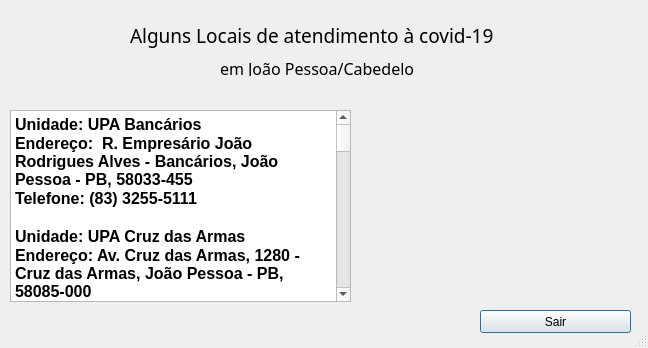
<?xml version="1.0" encoding="UTF-8"?>
<ui version="4.0">
 <class>JPCovid</class>
 <widget class="QDialog" name="JPCovid">
  <property name="geometry">
   <rect>
    <x>0</x>
    <y>0</y>
    <width>648</width>
    <height>348</height>
   </rect>
  </property>
  <property name="windowTitle">
   <string>Dialog</string>
  </property>
  <property name="sizeGripEnabled">
   <bool>true</bool>
  </property>
  <widget class="QTextBrowser" name="textBrowser">
   <property name="geometry">
    <rect>
     <x>10</x>
     <y>110</y>
     <width>341</width>
     <height>192</height>
    </rect>
   </property>
   <property name="html">
    <string>&lt;!DOCTYPE HTML PUBLIC &quot;-//W3C//DTD HTML 4.0//EN&quot; &quot;http://www.w3.org/TR/REC-html40/strict.dtd&quot;&gt;
&lt;html&gt;&lt;head&gt;&lt;meta name=&quot;qrichtext&quot; content=&quot;1&quot; /&gt;&lt;style type=&quot;text/css&quot;&gt;
p, li { white-space: pre-wrap; }
&lt;/style&gt;&lt;/head&gt;&lt;body style=&quot; font-family:'MS Shell Dlg 2'; font-size:8.25pt; font-weight:400; font-style:normal;&quot;&gt;
&lt;p style=&quot; margin-top:0px; margin-bottom:0px; margin-left:0px; margin-right:0px; -qt-block-indent:0; text-indent:0px;&quot;&gt;&lt;span style=&quot; font-size:12pt; font-weight:600; color:#000000;&quot;&gt;Unidade: UPA Bancários&lt;/span&gt;&lt;/p&gt;
&lt;p style=&quot; margin-top:0px; margin-bottom:0px; margin-left:0px; margin-right:0px; -qt-block-indent:0; text-indent:0px;&quot;&gt;&lt;span style=&quot; font-size:12pt; font-weight:600; color:#000000;&quot;&gt;Endereço: &lt;/span&gt;&lt;span style=&quot; font-family:'arial','sans-serif'; font-size:12pt; font-weight:600; color:#000000; background-color:#ffffff;&quot;&gt; R. Empresário João Rodrigues Alves - Bancários, João Pessoa - PB, 58033-455&lt;/span&gt;&lt;/p&gt;
&lt;p style=&quot; margin-top:0px; margin-bottom:0px; margin-left:0px; margin-right:0px; -qt-block-indent:0; text-indent:0px;&quot;&gt;&lt;span style=&quot; font-family:'arial','sans-serif'; font-size:12pt; font-weight:600; color:#000000; background-color:#ffffff;&quot;&gt;Telefone: (83) 3255-5111&lt;/span&gt;&lt;/p&gt;
&lt;p style=&quot;-qt-paragraph-type:empty; margin-top:0px; margin-bottom:0px; margin-left:0px; margin-right:0px; -qt-block-indent:0; text-indent:0px; font-family:'arial','sans-serif'; font-size:12pt; font-weight:600; color:#ffaa00;&quot;&gt;&lt;br /&gt;&lt;/p&gt;
&lt;p style=&quot; margin-top:0px; margin-bottom:0px; margin-left:0px; margin-right:0px; -qt-block-indent:0; text-indent:0px;&quot;&gt;&lt;span style=&quot; font-family:'arial','sans-serif'; font-size:12pt; font-weight:600; color:#000000; background-color:#ffffff;&quot;&gt;Unidade: UPA Cruz das Armas&lt;/span&gt;&lt;/p&gt;
&lt;p style=&quot; margin-top:0px; margin-bottom:0px; margin-left:0px; margin-right:0px; -qt-block-indent:0; text-indent:0px;&quot;&gt;&lt;span style=&quot; font-family:'arial','sans-serif'; font-size:12pt; font-weight:600; color:#000000; background-color:#ffffff;&quot;&gt;Endereço: Av. Cruz das Armas, 1280 - Cruz das Armas, João Pessoa - PB, 58085-000&lt;/span&gt;&lt;/p&gt;
&lt;p style=&quot; margin-top:0px; margin-bottom:0px; margin-left:0px; margin-right:0px; -qt-block-indent:0; text-indent:0px;&quot;&gt;&lt;span style=&quot; font-family:'arial','sans-serif'; font-size:12pt; font-weight:600; color:#000000; background-color:#ffffff;&quot;&gt;Telefone: (83) 3214-3773&lt;/span&gt;&lt;/p&gt;
&lt;p style=&quot;-qt-paragraph-type:empty; margin-top:0px; margin-bottom:0px; margin-left:0px; margin-right:0px; -qt-block-indent:0; text-indent:0px; font-family:'arial','sans-serif'; font-size:12pt; font-weight:600; color:#222222;&quot;&gt;&lt;br /&gt;&lt;/p&gt;
&lt;p style=&quot; margin-top:0px; margin-bottom:0px; margin-left:0px; margin-right:0px; -qt-block-indent:0; text-indent:0px;&quot;&gt;&lt;span style=&quot; font-family:'arial','sans-serif'; font-size:12pt; font-weight:600; color:#000000; background-color:#ffffff;&quot;&gt;Unidade: UPA Oceania&lt;/span&gt;&lt;/p&gt;
&lt;p style=&quot; margin-top:0px; margin-bottom:0px; margin-left:0px; margin-right:0px; -qt-block-indent:0; text-indent:0px;&quot;&gt;&lt;span style=&quot; font-family:'arial','sans-serif'; font-size:12pt; font-weight:600; color:#000000; background-color:#ffffff;&quot;&gt;Endereço: Av. Gov. Flávio Ribeiro Coutinho, 70 - Aeroclube, João Pessoa - PB, 58036-800&lt;/span&gt;&lt;/p&gt;
&lt;p style=&quot; margin-top:0px; margin-bottom:0px; margin-left:0px; margin-right:0px; -qt-block-indent:0; text-indent:0px;&quot;&gt;&lt;span style=&quot; font-family:'arial','sans-serif'; font-size:12pt; font-weight:600; color:#000000; background-color:#ffffff;&quot;&gt;Telefone: (83) 3214-9287&lt;/span&gt;&lt;/p&gt;
&lt;p style=&quot;-qt-paragraph-type:empty; margin-top:0px; margin-bottom:0px; margin-left:0px; margin-right:0px; -qt-block-indent:0; text-indent:0px; font-family:'arial','sans-serif'; font-size:12pt; font-weight:600; color:#222222;&quot;&gt;&lt;br /&gt;&lt;/p&gt;
&lt;p style=&quot; margin-top:0px; margin-bottom:0px; margin-left:0px; margin-right:0px; -qt-block-indent:0; text-indent:0px;&quot;&gt;&lt;span style=&quot; font-family:'arial','sans-serif'; font-size:12pt; font-weight:600; color:#000000; background-color:#ffffff;&quot;&gt;Unidade: UPA Valentina&lt;/span&gt;&lt;/p&gt;
&lt;p style=&quot; margin-top:0px; margin-bottom:0px; margin-left:0px; margin-right:0px; -qt-block-indent:0; text-indent:0px;&quot;&gt;&lt;span style=&quot; font-family:'arial','sans-serif'; font-size:12pt; font-weight:600; color:#000000; background-color:#ffffff;&quot;&gt;Endereço:  R. Estêvão Lopes Galvão, sn - Valentina, João Pessoa - PB, 58064-090&lt;/span&gt;&lt;/p&gt;
&lt;p style=&quot; margin-top:0px; margin-bottom:0px; margin-left:0px; margin-right:0px; -qt-block-indent:0; text-indent:0px;&quot;&gt;&lt;span style=&quot; font-family:'arial','sans-serif'; font-size:12pt; font-weight:600; color:#000000; background-color:#ffffff;&quot;&gt;Telefone: (83) 3237-7068&lt;/span&gt;&lt;/p&gt;
&lt;p style=&quot;-qt-paragraph-type:empty; margin-top:0px; margin-bottom:0px; margin-left:0px; margin-right:0px; -qt-block-indent:0; text-indent:0px; font-family:'arial','sans-serif'; font-size:12pt; font-weight:600; color:#222222;&quot;&gt;&lt;br /&gt;&lt;/p&gt;
&lt;p style=&quot; margin-top:0px; margin-bottom:0px; margin-left:0px; margin-right:0px; -qt-block-indent:0; text-indent:0px;&quot;&gt;&lt;span style=&quot; font-family:'arial','sans-serif'; font-size:12pt; font-weight:600; color:#000000; background-color:#ffffff;&quot;&gt;Unidade: USF São Rafael&lt;/span&gt;&lt;/p&gt;
&lt;p style=&quot; margin-top:0px; margin-bottom:0px; margin-left:0px; margin-right:0px; -qt-block-indent:0; text-indent:0px;&quot;&gt;&lt;span style=&quot; font-family:'arial','sans-serif'; font-size:12pt; font-weight:600; color:#000000; background-color:#ffffff;&quot;&gt;Endereço: R. das Casas Novas, 530 - Castelo Branco, João Pessoa - PB, 58050-701&lt;/span&gt;&lt;/p&gt;
&lt;p style=&quot; margin-top:0px; margin-bottom:0px; margin-left:0px; margin-right:0px; -qt-block-indent:0; text-indent:0px;&quot;&gt;&lt;span style=&quot; font-family:'arial','sans-serif'; font-size:12pt; font-weight:600; color:#000000; background-color:#ffffff;&quot;&gt;Telefone: (83) 3218-9715&lt;/span&gt;&lt;/p&gt;
&lt;p style=&quot;-qt-paragraph-type:empty; margin-top:0px; margin-bottom:0px; margin-left:0px; margin-right:0px; -qt-block-indent:0; text-indent:0px; font-family:'arial','sans-serif'; font-size:12pt; font-weight:600; color:#222222;&quot;&gt;&lt;br /&gt;&lt;/p&gt;
&lt;p style=&quot; margin-top:0px; margin-bottom:0px; margin-left:0px; margin-right:0px; -qt-block-indent:0; text-indent:0px;&quot;&gt;&lt;span style=&quot; font-family:'arial','sans-serif'; font-size:12pt; font-weight:600; color:#000000; background-color:#ffffff;&quot;&gt;Unidade: USF Água Fria&lt;/span&gt;&lt;/p&gt;
&lt;p style=&quot; margin-top:0px; margin-bottom:0px; margin-left:0px; margin-right:0px; -qt-block-indent:0; text-indent:0px;&quot;&gt;&lt;span style=&quot; font-family:'arial','sans-serif'; font-size:12pt; font-weight:600; color:#000000; background-color:#ffffff;&quot;&gt;Endereço: Rua Administrador Idevaldo Veras Barreto, 41 - Jardim Sao Paulo, João Pessoa - PB, 58053-122&lt;/span&gt;&lt;/p&gt;
&lt;p style=&quot; margin-top:0px; margin-bottom:0px; margin-left:0px; margin-right:0px; -qt-block-indent:0; text-indent:0px;&quot;&gt;&lt;span style=&quot; font-family:'arial','sans-serif'; font-size:12pt; font-weight:600; color:#000000; background-color:#ffffff;&quot;&gt;Telefone: (83) 3218-9717&lt;/span&gt;&lt;/p&gt;
&lt;p style=&quot;-qt-paragraph-type:empty; margin-top:0px; margin-bottom:0px; margin-left:0px; margin-right:0px; -qt-block-indent:0; text-indent:0px; font-family:'arial','sans-serif'; font-size:12pt; font-weight:600; color:#222222;&quot;&gt;&lt;br /&gt;&lt;/p&gt;
&lt;p style=&quot; margin-top:0px; margin-bottom:0px; margin-left:0px; margin-right:0px; -qt-block-indent:0; text-indent:0px;&quot;&gt;&lt;span style=&quot; font-family:'arial','sans-serif'; font-size:12pt; font-weight:600; color:#000000; background-color:#ffffff;&quot;&gt;Unidade: USF Bancarios e Aldeia SOS&lt;/span&gt;&lt;/p&gt;
&lt;p style=&quot; margin-top:0px; margin-bottom:0px; margin-left:0px; margin-right:0px; -qt-block-indent:0; text-indent:0px;&quot;&gt;&lt;span style=&quot; font-family:'arial','sans-serif'; font-size:12pt; font-weight:600; color:#000000; background-color:#ffffff;&quot;&gt;Endereço: R. Esmeraldo Gomes Vieira, sn - Bancários, João Pessoa - PB, 58051-650&lt;/span&gt;&lt;/p&gt;
&lt;p style=&quot; margin-top:0px; margin-bottom:0px; margin-left:0px; margin-right:0px; -qt-block-indent:0; text-indent:0px;&quot;&gt;&lt;span style=&quot; font-family:'arial','sans-serif'; font-size:12pt; font-weight:600; color:#000000; background-color:#ffffff;&quot;&gt;Telefone:(83) 3214-5709&lt;/span&gt;&lt;/p&gt;
&lt;p style=&quot;-qt-paragraph-type:empty; margin-top:0px; margin-bottom:0px; margin-left:0px; margin-right:0px; -qt-block-indent:0; text-indent:0px; font-family:'arial','sans-serif'; font-size:12pt; font-weight:600; color:#222222;&quot;&gt;&lt;br /&gt;&lt;/p&gt;
&lt;p style=&quot; margin-top:0px; margin-bottom:0px; margin-left:0px; margin-right:0px; -qt-block-indent:0; text-indent:0px;&quot;&gt;&lt;span style=&quot; font-family:'arial','sans-serif'; font-size:12pt; font-weight:600; color:#222222; background-color:#ffffff;&quot;&gt;Unidade: &lt;/span&gt;&lt;span style=&quot; font-family:'arial','sans-serif-light','sans-serif'; font-size:12pt; font-weight:600; color:rgba(0,0,0,0.866667);&quot;&gt;USF Bessa&lt;/span&gt;&lt;/p&gt;
&lt;p style=&quot; margin-top:0px; margin-bottom:0px; margin-left:0px; margin-right:0px; -qt-block-indent:0; text-indent:0px;&quot;&gt;&lt;span style=&quot; font-family:'arial','sans-serif'; font-size:12pt; font-weight:600; color:#222222; background-color:#ffffff;&quot;&gt;Endereço: R. Napoleão Gomes Varela, 385 - Bessa, João Pessoa - PB, 58035-080&lt;/span&gt;&lt;/p&gt;
&lt;p style=&quot; margin-top:0px; margin-bottom:0px; margin-left:0px; margin-right:0px; -qt-block-indent:0; text-indent:0px;&quot;&gt;&lt;span style=&quot; font-family:'arial','sans-serif'; font-size:12pt; font-weight:600; color:#222222; background-color:#ffffff;&quot;&gt;Telefone:(83) 3218-8002&lt;/span&gt;&lt;/p&gt;
&lt;p style=&quot;-qt-paragraph-type:empty; margin-top:0px; margin-bottom:0px; margin-left:0px; margin-right:0px; -qt-block-indent:0; text-indent:0px; font-family:'arial','sans-serif'; font-size:12pt; font-weight:600; color:#222222;&quot;&gt;&lt;br /&gt;&lt;/p&gt;
&lt;p style=&quot; margin-top:0px; margin-bottom:0px; margin-left:0px; margin-right:0px; -qt-block-indent:0; text-indent:0px;&quot;&gt;&lt;span style=&quot; font-family:'arial','sans-serif'; font-size:12pt; font-weight:600; color:#000000; background-color:#ffffff;&quot;&gt;Unidade: &lt;/span&gt;&lt;span style=&quot; font-family:'arial','sans-serif-light','sans-serif'; font-size:12pt; font-weight:600; color:#000000;&quot;&gt;USF Eucaliptos&lt;/span&gt;&lt;/p&gt;
&lt;p style=&quot; margin-top:0px; margin-bottom:0px; margin-left:0px; margin-right:0px; -qt-block-indent:0; text-indent:0px;&quot;&gt;&lt;span style=&quot; font-family:'arial','sans-serif'; font-size:12pt; font-weight:600; color:#000000; background-color:#ffffff;&quot;&gt;Endereço: R. Euclides Rodrigues Oliveira, sn - Jardim Cidade Universitaria, João Pessoa - PB, 58052-146&lt;/span&gt;&lt;/p&gt;
&lt;p style=&quot; margin-top:0px; margin-bottom:0px; margin-left:0px; margin-right:0px; -qt-block-indent:0; text-indent:0px;&quot;&gt;&lt;span style=&quot; font-family:'arial','sans-serif'; font-size:12pt; font-weight:600; color:#000000; background-color:#ffffff;&quot;&gt;Telefone:(83) 3214-5726&lt;/span&gt;&lt;/p&gt;
&lt;p style=&quot;-qt-paragraph-type:empty; margin-top:0px; margin-bottom:0px; margin-left:0px; margin-right:0px; -qt-block-indent:0; text-indent:0px; font-family:'arial','sans-serif'; font-size:12pt; font-weight:600; color:#222222;&quot;&gt;&lt;br /&gt;&lt;/p&gt;
&lt;p style=&quot; margin-top:0px; margin-bottom:0px; margin-left:0px; margin-right:0px; -qt-block-indent:0; text-indent:0px;&quot;&gt;&lt;span style=&quot; font-family:'arial','sans-serif'; font-size:12pt; font-weight:600; color:#000000; background-color:#ffffff;&quot;&gt;Unidade: &lt;/span&gt;&lt;span style=&quot; font-family:'arial','sans-serif-light','sans-serif'; font-size:12pt; font-weight:600; color:#000000;&quot;&gt;USF - Colibris I&lt;/span&gt;&lt;/p&gt;
&lt;p style=&quot; margin-top:0px; margin-bottom:0px; margin-left:0px; margin-right:0px; -qt-block-indent:0; text-indent:0px;&quot;&gt;&lt;span style=&quot; font-family:'arial','sans-serif'; font-size:12pt; font-weight:600; color:#000000; background-color:#ffffff;&quot;&gt;Endereço: R. José Cândido da Silva, 48 - Cidade dos Colibris, João Pessoa - PB, 58073-324&lt;/span&gt;&lt;/p&gt;
&lt;p style=&quot; margin-top:0px; margin-bottom:0px; margin-left:0px; margin-right:0px; -qt-block-indent:0; text-indent:0px;&quot;&gt;&lt;span style=&quot; font-family:'arial','sans-serif'; font-size:12pt; font-weight:600; color:#000000; background-color:#ffffff;&quot;&gt;Telefone:(83) 3218-9174&lt;/span&gt;&lt;/p&gt;
&lt;p style=&quot;-qt-paragraph-type:empty; margin-top:0px; margin-bottom:0px; margin-left:0px; margin-right:0px; -qt-block-indent:0; text-indent:0px; font-family:'arial','sans-serif'; font-size:12pt; font-weight:600; color:#222222;&quot;&gt;&lt;br /&gt;&lt;/p&gt;
&lt;p style=&quot; margin-top:0px; margin-bottom:0px; margin-left:0px; margin-right:0px; -qt-block-indent:0; text-indent:0px;&quot;&gt;&lt;span style=&quot; font-family:'arial','sans-serif'; font-size:12pt; font-weight:600; color:#000000; background-color:#ffffff;&quot;&gt;Unidade: &lt;/span&gt;&lt;span style=&quot; font-family:'arial','sans-serif-light','sans-serif'; font-size:12pt; font-weight:600; color:#000000;&quot;&gt;USF - Vila Saúde&lt;/span&gt;&lt;/p&gt;
&lt;p style=&quot; margin-top:0px; margin-bottom:0px; margin-left:0px; margin-right:0px; -qt-block-indent:0; text-indent:0px;&quot;&gt;&lt;span style=&quot; font-family:'arial','sans-serif'; font-size:12pt; font-weight:600; color:#000000; background-color:#ffffff;&quot;&gt;Endereço: R. Euclides Rodrigues Oliveira, sn - Jardim Cidade Universitaria, João Pessoa - PB, 58052-146&lt;/span&gt;&lt;/p&gt;
&lt;p style=&quot; margin-top:0px; margin-bottom:0px; margin-left:0px; margin-right:0px; -qt-block-indent:0; text-indent:0px;&quot;&gt;&lt;span style=&quot; font-family:'arial','sans-serif'; font-size:12pt; font-weight:600; color:#000000; background-color:#ffffff;&quot;&gt;Telefone:(83) 3218-9297&lt;/span&gt;&lt;/p&gt;
&lt;p style=&quot;-qt-paragraph-type:empty; margin-top:0px; margin-bottom:0px; margin-left:0px; margin-right:0px; -qt-block-indent:0; text-indent:0px; font-family:'arial','sans-serif'; font-size:12pt; font-weight:600; color:#222222;&quot;&gt;&lt;br /&gt;&lt;/p&gt;
&lt;p style=&quot; margin-top:0px; margin-bottom:0px; margin-left:0px; margin-right:0px; -qt-block-indent:0; text-indent:0px;&quot;&gt;&lt;span style=&quot; font-family:'arial','sans-serif'; font-size:12pt; font-weight:600; color:#000000; background-color:#ffffff;&quot;&gt;Unidade: &lt;/span&gt;&lt;span style=&quot; font-family:'arial','sans-serif-light','sans-serif'; font-size:12pt; font-weight:600; color:#000000;&quot;&gt;USF - Torre I&lt;/span&gt;&lt;/p&gt;
&lt;p style=&quot; margin-top:0px; margin-bottom:0px; margin-left:0px; margin-right:0px; -qt-block-indent:0; text-indent:0px;&quot;&gt;&lt;span style=&quot; font-family:'arial','sans-serif'; font-size:12pt; font-weight:600; color:#000000; background-color:#ffffff;&quot;&gt;Endereço:R. José Severino Massa Spinelli, 835 - Torre, João Pessoa - PB, 58040-500&lt;/span&gt;&lt;/p&gt;
&lt;p style=&quot; margin-top:0px; margin-bottom:0px; margin-left:0px; margin-right:0px; -qt-block-indent:0; text-indent:0px;&quot;&gt;&lt;span style=&quot; font-family:'arial','sans-serif'; font-size:12pt; font-weight:600; color:#000000; background-color:#ffffff;&quot;&gt;Telefone:(83) 3211-6776&lt;/span&gt;&lt;/p&gt;
&lt;p style=&quot;-qt-paragraph-type:empty; margin-top:0px; margin-bottom:0px; margin-left:0px; margin-right:0px; -qt-block-indent:0; text-indent:0px; font-family:'arial','sans-serif'; font-size:12pt; font-weight:600; color:#222222;&quot;&gt;&lt;br /&gt;&lt;/p&gt;
&lt;p style=&quot; margin-top:0px; margin-bottom:0px; margin-left:0px; margin-right:0px; -qt-block-indent:0; text-indent:0px;&quot;&gt;&lt;span style=&quot; font-family:'arial','sans-serif'; font-size:12pt; font-weight:600; color:#000000; background-color:#ffffff;&quot;&gt;Unidade: &lt;/span&gt;&lt;span style=&quot; font-family:'arial','sans-serif-light','sans-serif'; font-size:12pt; font-weight:600; color:#000000;&quot;&gt;USF - Integrada José Américo&lt;/span&gt;&lt;/p&gt;
&lt;p style=&quot; margin-top:0px; margin-bottom:0px; margin-left:0px; margin-right:0px; -qt-block-indent:0; text-indent:0px;&quot;&gt;&lt;span style=&quot; font-family:'arial','sans-serif'; font-size:12pt; font-weight:600; color:#000000; background-color:#ffffff;&quot;&gt;Endereço: R. Oselmar de Castro Barreto, sn - José Américo de Almeida, João Pessoa - PB, 58073-455&lt;/span&gt;&lt;/p&gt;
&lt;p style=&quot; margin-top:0px; margin-bottom:0px; margin-left:0px; margin-right:0px; -qt-block-indent:0; text-indent:0px;&quot;&gt;&lt;span style=&quot; font-family:'arial','sans-serif'; font-size:12pt; font-weight:600; color:#000000; background-color:#ffffff;&quot;&gt;Telefone:(83) 3218-9078&lt;/span&gt;&lt;/p&gt;
&lt;p style=&quot;-qt-paragraph-type:empty; margin-top:0px; margin-bottom:0px; margin-left:0px; margin-right:0px; -qt-block-indent:0; text-indent:0px; font-family:'arial','sans-serif'; font-size:12pt; font-weight:600; color:#222222;&quot;&gt;&lt;br /&gt;&lt;/p&gt;
&lt;p style=&quot; margin-top:0px; margin-bottom:0px; margin-left:0px; margin-right:0px; -qt-block-indent:0; text-indent:0px;&quot;&gt;&lt;span style=&quot; font-family:'arial','sans-serif'; font-size:12pt; font-weight:600; color:#000000; background-color:#ffffff;&quot;&gt;Unidade: &lt;/span&gt;&lt;span style=&quot; font-family:'arial','sans-serif-light','sans-serif'; font-size:12pt; font-weight:600; color:#000000;&quot;&gt;USF - Santa Clara&lt;/span&gt;&lt;/p&gt;
&lt;p style=&quot; margin-top:0px; margin-bottom:0px; margin-left:0px; margin-right:0px; -qt-block-indent:0; text-indent:0px;&quot;&gt;&lt;span style=&quot; font-family:'arial','sans-serif'; font-size:12pt; font-weight:600; color:#000000; background-color:#ffffff;&quot;&gt;Endereço: R. Maria Linhares Pordeus - Conj. Pres. Castelo Branco II, João Pessoa - PB, 58050-680&lt;/span&gt;&lt;/p&gt;
&lt;p style=&quot; margin-top:0px; margin-bottom:0px; margin-left:0px; margin-right:0px; -qt-block-indent:0; text-indent:0px;&quot;&gt;&lt;span style=&quot; font-family:'arial','sans-serif'; font-size:12pt; font-weight:600; color:#000000; background-color:#ffffff;&quot;&gt;Telefone: (83) 3211-6757&lt;/span&gt;&lt;/p&gt;
&lt;p style=&quot;-qt-paragraph-type:empty; margin-top:0px; margin-bottom:0px; margin-left:0px; margin-right:0px; -qt-block-indent:0; text-indent:0px; font-family:'arial','sans-serif'; font-size:12pt; font-weight:600; color:#222222;&quot;&gt;&lt;br /&gt;&lt;/p&gt;
&lt;p style=&quot; margin-top:0px; margin-bottom:0px; margin-left:0px; margin-right:0px; -qt-block-indent:0; text-indent:0px;&quot;&gt;&lt;span style=&quot; font-family:'arial','sans-serif'; font-size:12pt; font-weight:600; color:#000000; background-color:#ffffff;&quot;&gt;Unidade: &lt;/span&gt;&lt;span style=&quot; font-family:'arial','sans-serif-light','sans-serif'; font-size:12pt; font-weight:600; color:#000000;&quot;&gt;USF - Santa Clara&lt;/span&gt;&lt;/p&gt;
&lt;p style=&quot; margin-top:0px; margin-bottom:0px; margin-left:0px; margin-right:0px; -qt-block-indent:0; text-indent:0px;&quot;&gt;&lt;span style=&quot; font-family:'arial','sans-serif'; font-size:12pt; font-weight:600; color:#000000; background-color:#ffffff;&quot;&gt;Endereço: R. Vicente Jardim, 160 - Tambiá, João Pessoa - PB, 58020-770&lt;/span&gt;&lt;/p&gt;
&lt;p style=&quot; margin-top:0px; margin-bottom:0px; margin-left:0px; margin-right:0px; -qt-block-indent:0; text-indent:0px;&quot;&gt;&lt;span style=&quot; font-family:'arial','sans-serif'; font-size:12pt; font-weight:600; color:#000000; background-color:#ffffff;&quot;&gt;Telefone: (83) 3218-9874&lt;/span&gt;&lt;/p&gt;&lt;/body&gt;&lt;/html&gt;</string>
   </property>
  </widget>
  <widget class="QLabel" name="label">
   <property name="geometry">
    <rect>
     <x>130</x>
     <y>20</y>
     <width>371</width>
     <height>31</height>
    </rect>
   </property>
   <property name="font">
    <font>
     <family>MV Boli</family>
     <pointsize>14</pointsize>
    </font>
   </property>
   <property name="text">
    <string>Alguns Locais de atendimento à covid-19</string>
   </property>
  </widget>
  <widget class="QLabel" name="label_2">
   <property name="geometry">
    <rect>
     <x>220</x>
     <y>60</y>
     <width>211</width>
     <height>16</height>
    </rect>
   </property>
   <property name="font">
    <font>
     <family>MV Boli</family>
     <pointsize>12</pointsize>
    </font>
   </property>
   <property name="text">
    <string>em João Pessoa/Cabedelo</string>
   </property>
  </widget>
  <widget class="QLabel" name="label_3">
   <property name="geometry">
    <rect>
     <x>10</x>
     <y>10</y>
     <width>111</width>
     <height>81</height>
    </rect>
   </property>
   <property name="text">
    <string/>
   </property>
   <property name="pixmap">
    <pixmap resource="Apoio.qrc">:/Imagens/E:/Felipe/Tec-Pro/Projeto/ProjetoTec/Brasão_de_João_Pessoa.png</pixmap>
   </property>
   <property name="scaledContents">
    <bool>true</bool>
   </property>
  </widget>
  <widget class="QLabel" name="label_4">
   <property name="geometry">
    <rect>
     <x>360</x>
     <y>110</y>
     <width>271</width>
     <height>191</height>
    </rect>
   </property>
   <property name="text">
    <string/>
   </property>
   <property name="pixmap">
    <pixmap resource="Apoio.qrc">:/Imagens/E:/Felipe/Tec-Pro/Projeto/ProjetoTec/CoronaAten.png</pixmap>
   </property>
   <property name="scaledContents">
    <bool>true</bool>
   </property>
  </widget>
  <widget class="QPushButton" name="pushButton">
   <property name="geometry">
    <rect>
     <x>480</x>
     <y>310</y>
     <width>151</width>
     <height>23</height>
    </rect>
   </property>
   <property name="text">
    <string>Sair</string>
   </property>
  </widget>
  <widget class="QLabel" name="label_5">
   <property name="geometry">
    <rect>
     <x>520</x>
     <y>10</y>
     <width>101</width>
     <height>81</height>
    </rect>
   </property>
   <property name="text">
    <string/>
   </property>
   <property name="pixmap">
    <pixmap resource="Apoio.qrc">:/Imagens/Downloads/Brasao_Cabedelo_PB-removebg-preview.png</pixmap>
   </property>
   <property name="scaledContents">
    <bool>true</bool>
   </property>
  </widget>
 </widget>
 <resources>
  <include location="Apoio.qrc"/>
 </resources>
 <connections/>
</ui>
